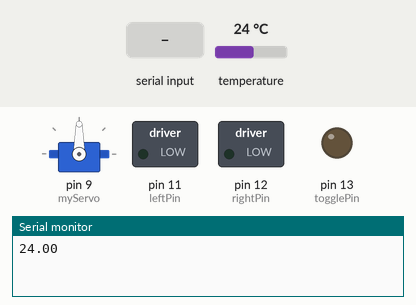
The sketch below on a simulated Arduino Uno, built with avr-gcc and run on an emulated ATmega328P. On the bench: servo, switched loads named in the sketch (green lamp = pin HIGH), output pins drawn as LEDs (lit = HIGH), the last lines printed to the serial monitor. The test bench sets the inputs (shaded band); at power-on: temperature 24 °C.

Above: at 1.2 s.
1.3 s: "1" received over Serial
At 2.8 s:
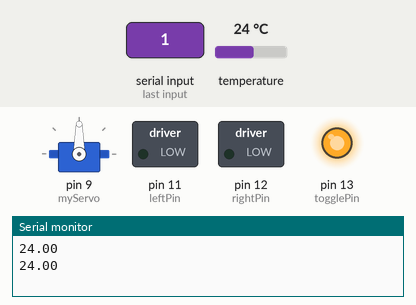
3.4 s: "R" received over Serial
At 4.9 s:
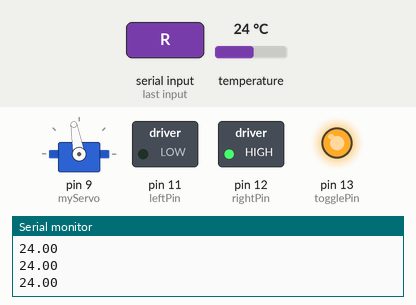
5.6 s: "0" received over Serial
At 7.0 s:
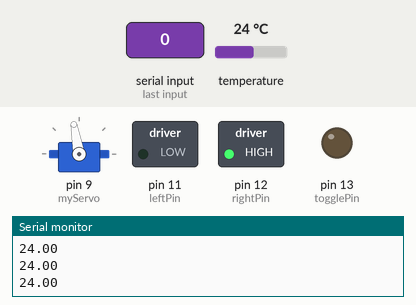
7.7 s: "L" received over Serial
At 9.2 s:
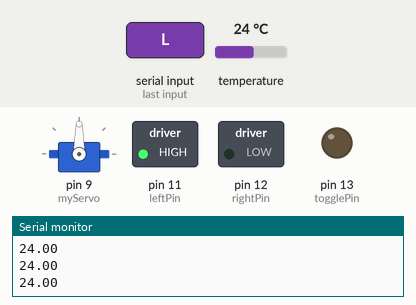
9.9 s: "1" received over Serial
At 11.3 s:
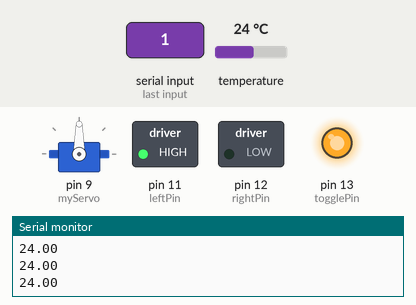
12.1 s: "S" received over Serial
At 13.5 s:
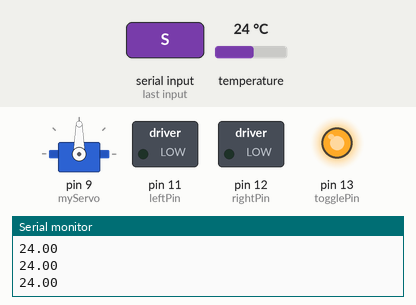
Timing chart, 0 to 15.1 s (numbered marks = the images above; inputs shaded):
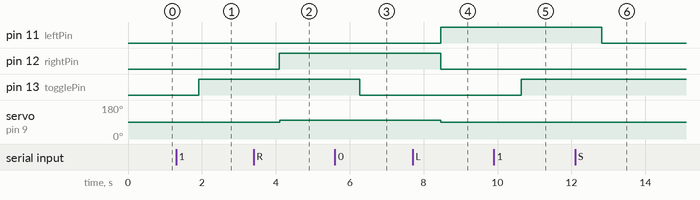

Measured:
- after the input at 1.3 s, pin 13 (togglePin): LOW → HIGH after 0.62 s
- after the input at 3.4 s, pin 12 (rightPin): LOW → HIGH after 0.70 s; servo on pin 9 (myServo): 90° → 100° after 0.71 s
- after the input at 5.6 s, pin 13 (togglePin): HIGH → LOW after 0.68 s
- after the input at 7.7 s, pin 11 (leftPin): LOW → HIGH after 0.76 s; pin 12 (rightPin): HIGH → LOW after 0.76 s; servo on pin 9 (myServo): 100° → 90° after 0.77 s
- after the input at 9.9 s, pin 13 (togglePin): LOW → HIGH after 0.74 s
- after the input at 12.1 s, pin 11 (leftPin): HIGH → LOW after 0.72 s

The sketch:

NTD_ComboTempMotors_Lars2.ino
```cpp
#include <OneWire.h>
#include <Servo.h>

// http://www.pjrc.com/teensy/td_libs_OneWire.html
// The DallasTemperature library can do all this work for you!
// http://milesburton.com/Dallas_Temperature_Control_Library

OneWire  ds(10);  // on pin 10 (a 1.0k-4.7K pull-UP resistor is necessary)
Servo myServo; // creates a servo object
int togglePin = 13;
int rightPin  = 12;
int leftPin   = 11;
int inByte = 0;
int angle =90;

void setup(void) {
  Serial.begin(9600);
  pinMode(togglePin, OUTPUT);
  pinMode(rightPin, OUTPUT);
  pinMode(leftPin, OUTPUT);
  myServo.attach(9); // attaches the servo on pin 9 to the servo object
  // servos can only be controlled by pins 3, 5, 6, 9, 10 or 11, which have PWM
}

void loop(void) {
  if (Serial.available() > 0) {
    // get incoming byte:
    inByte = Serial.read();
    delay(10);
    if(inByte=='1')
      digitalWrite(togglePin, HIGH);
    else if(inByte=='0')
      digitalWrite(togglePin, LOW);
    else if(inByte=='R'){
      digitalWrite(rightPin, HIGH);
      digitalWrite(leftPin, LOW);
      angle=angle+10;
    }
    else if(inByte=='L'){
      digitalWrite(leftPin, HIGH);
      digitalWrite(rightPin, LOW);
      angle=angle-10;
    }
    else if(inByte=='S'){
      digitalWrite(rightPin, LOW);
      digitalWrite(leftPin, LOW);
    }
    // feel free to add something for the servo using a variable "angle":
    if(angle>180){
      angle=180;
    }
    if (angle<0){
      angle=0;
    }
    myServo.write(angle);
  }
  byte i;
  byte present = 0;
  byte type_s;
  byte data[12];
  byte addr[8];
  float celsius, fahrenheit;

  if ( !ds.search(addr)) {
   // Serial.println("No more addresses.");
   // Serial.println();
    ds.reset_search();
    delay(250);
    return;
  }

  if (OneWire::crc8(addr, 7) != addr[7]) {
      Serial.println("CRC is not valid!");
      return;
  }
  ds.reset();
  ds.select(addr);
  ds.write(0x44, 1);        // start conversion, with parasite power on at the end

  delay(800);     // maybe 750ms is enough, maybe not

  present = ds.reset(); //Lars: what the heck? What is it that reset() returns? Old lingering data?
  ds.select(addr);
  ds.write(0xBE);         // Read Scratchpad
  for ( i = 0; i < 9; i++) {           // we need 9 bytes
    data[i] = ds.read();
  }

  // Convert the data to actual temperature
  // because the result is a 16 bit signed integer, it should
  // be stored to an "int16_t" type, which is always 16 bits
  // even when compiled on a 32 bit processor.
  int16_t raw = (data[1] << 8) | data[0];
  if (type_s) {
    raw = raw << 3; // 9 bit resolution default
    if (data[7] == 0x10) {
      // "count remain" gives full 12 bit resolution
      raw = (raw & 0xFFF0) + 12 - data[6];
    }
  } else {
    byte cfg = (data[4] & 0x60);
    // at lower res, the low bits are undefined, so let's zero them
    if (cfg == 0x00) raw = raw & ~7;  // 9 bit resolution, 93.75 ms
    else if (cfg == 0x20) raw = raw & ~3; // 10 bit res, 187.5 ms
    else if (cfg == 0x40) raw = raw & ~1; // 11 bit res, 375 ms
    //// default is 12 bit resolution, 750 ms conversion time
  }
  celsius = (float)raw / 16.0;
  fahrenheit = celsius * 1.8 + 32.0;
  Serial.print(celsius);
  Serial.println();
}
// End of program
/*
Lars own comments: Put a 4700 Ohm (pull-up) resistor  (1 kOhm also worked just fine)
between positive power (red) and the signal line (yellow).
The DS18b20 sensor can handle -55 to +125 C, but I'm not
so sure about the connector cable. It might get nasty from +125C.

You can have many sensors on the same three wires, and they all
have individual adresses that are discovered by this example program. (unless commented out)

Resolution is 0.0625 degrees C, but precision is only +/- 0.5 C,
so I guess you can measure differences well, but for precision
you need to calibrate at your baseline temperature and see the local error.
*/
```
